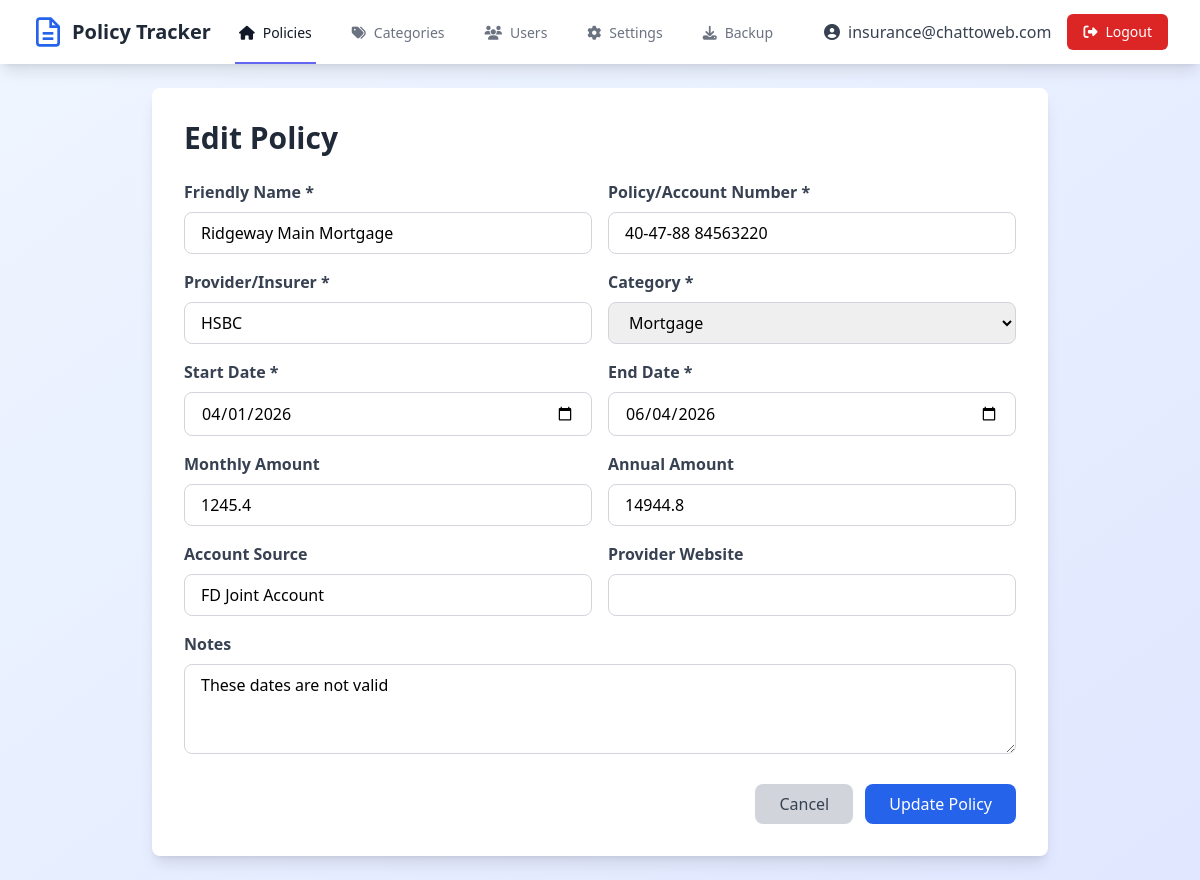
Page /edit/7 (signed in) on the committed database.
### tables this page shows
CREATE TABLE users
                 (id INTEGER PRIMARY KEY AUTOINCREMENT,
                  email TEXT UNIQUE NOT NULL,
                  password TEXT NOT NULL,
                  is_admin INTEGER DEFAULT 0,
                  enabled INTEGER DEFAULT 1,
                  created_at TIMESTAMP DEFAULT CURRENT_TIMESTAMP);

CREATE TABLE policies
                 (id INTEGER PRIMARY KEY AUTOINCREMENT,
                  friendly_name TEXT NOT NULL,
                  policy_number TEXT NOT NULL,
                  insurer TEXT NOT NULL,
                  category TEXT NOT NULL,
                  start_date TEXT NOT NULL,
                  end_date TEXT NOT NULL,
                  monthly_amount REAL,
                  annual_amount REAL,
                  account_source TEXT,
                  insurer_website TEXT,
                  notes TEXT,
                  created_at TIMESTAMP DEFAULT CURRENT_TIMESTAMP);

CREATE TABLE categories
                 (id INTEGER PRIMARY KEY AUTOINCREMENT,
                  name TEXT UNIQUE NOT NULL,
                  created_at TIMESTAMP DEFAULT CURRENT_TIMESTAMP);

### app.py (the view, shortened to what this page needs)
@app.route('/edit/<int:id>', methods=['GET', 'POST'])
@login_required
def edit_policy(id):
    conn = get_db()
    c = conn.cursor()
    c.execute("SELECT * FROM policies WHERE id=?", (id,))
    policy = c.fetchone()
    c.execute("SELECT name FROM categories ORDER BY name")
    categories = c.fetchall()
    conn.close()
    if not policy:
        flash('Policy not found.', 'error')
        return redirect(url_for('index'))
    return render_template('edit.html', policy=policy, categories=categories)

### app.py (called while the page is built)
def get_db():
    conn = sqlite3.connect(DB_PATH)
    conn.row_factory = sqlite3.Row
    return conn

@app.context_processor
def inject_now():
    return {'now': datetime.now()}

def login_required(f):
    @wraps(f)
    def decorated_function(*args, **kwargs):
        if 'user_id' not in session:
            flash('Please log in to access this page.', 'error')
            return redirect(url_for('login'))
        conn = get_db()
        c = conn.cursor()
        c.execute("SELECT enabled FROM users WHERE id = ?", (session['user_id'],))
        user = c.fetchone()
        conn.close()
        if not user or not user['enabled']:
            session.clear()
            flash('Your account has been disabled.', 'error')
            return redirect(url_for('login'))
        return f(*args, **kwargs)
    return decorated_function

### templates/edit.html (shortened to what this page needs)
{% extends "base.html" %}
{% block content %}
<div class="max-w-4xl mx-auto bg-white rounded-lg shadow-lg p-8">
    <h1 class="text-3xl font-bold text-gray-800 mb-6">Edit Policy</h1>
    <form method="POST">
        <div class="grid grid-cols-1 md:grid-cols-2 gap-4">
            <div>
                <label class="block text-gray-700 font-semibold mb-2">Friendly Name *</label>
                <input type="text" name="friendly_name" value="{{ policy.friendly_name }}" required
                       class="w-full px-4 py-2 border border-gray-300 rounded-lg focus:outline-none focus:ring-2 focus:ring-blue-500">
            </div>
            <div>
                <label class="block text-gray-700 font-semibold mb-2">Policy/Account Number *</label>
                <input type="text" name="policy_number" value="{{ policy.policy_number }}" required
                       class="w-full px-4 py-2 border border-gray-300 rounded-lg focus:outline-none focus:ring-2 focus:ring-blue-500">
            </div>
            <div>
                <label class="block text-gray-700 font-semibold mb-2">Provider/Insurer *</label>
                <input type="text" name="insurer" value="{{ policy.insurer }}" required
                       class="w-full px-4 py-2 border border-gray-300 rounded-lg focus:outline-none focus:ring-2 focus:ring-blue-500">
            </div>
            <div>
                <label class="block text-gray-700 font-semibold mb-2">Category *</label>
                <select name="category" required class="w-full px-4 py-2 border border-gray-300 rounded-lg focus:outline-none focus:ring-2 focus:ring-blue-500">
                    {% for category in categories %}
                    <option value="{{ category.name }}" {% if policy.category == category.name %}selected{% endif %}>{{ category.name }}</option>
                    {% endfor %}
                </select>
            </div>
            <div>
                <label class="block text-gray-700 font-semibold mb-2">Start Date *</label>
                <input type="date" name="start_date" value="{{ policy.start_date }}" required
                       class="w-full px-4 py-2 border border-gray-300 rounded-lg focus:outline-none focus:ring-2 focus:ring-blue-500">
            </div>
            <div>
                <label class="block text-gray-700 font-semibold mb-2">End Date *</label>
                <input type="date" name="end_date" value="{{ policy.end_date }}" required
                       class="w-full px-4 py-2 border border-gray-300 rounded-lg focus:outline-none focus:ring-2 focus:ring-blue-500">
            </div>
            <div>
                <label class="block text-gray-700 font-semibold mb-2">Monthly Amount</label>
                <input type="number" step="0.01" name="monthly_amount" id="monthly_amount" value="{{ policy.monthly_amount or '' }}"
                       onchange="calculateAnnual()"
                       class="w-full px-4 py-2 border border-gray-300 rounded-lg focus:outline-none focus:ring-2 focus:ring-blue-500">
            </div>
            <div>
                <label class="block text-gray-700 font-semibold mb-2">Annual Amount</label>
                <input type="number" step="0.01" name="annual_amount" id="annual_amount" value="{{ policy.annual_amount or '' }}"
                       onchange="calculateMonthly()"
                       class="w-full px-4 py-2 border border-gray-300 rounded-lg focus:outline-none focus:ring-2 focus:ring-blue-500">
            </div>
            <div>
                <label class="block text-gray-700 font-semibold mb-2">Account Source</label>
                <input type="text" name="account_source" value="{{ policy.account_source or '' }}"
                       class="w-full px-4 py-2 border border-gray-300 rounded-lg focus:outline-none focus:ring-2 focus:ring-blue-500">
            </div>
            <div>
                <label class="block text-gray-700 font-semibold mb-2">Provider Website</label>
                <input type="url" name="insurer_website" value="{{ policy.insurer_website or '' }}"
                       class="w-full px-4 py-2 border border-gray-300 rounded-lg focus:outline-none focus:ring-2 focus:ring-blue-500">
            </div>
            <div class="md:col-span-2">
                <label class="block text-gray-700 font-semibold mb-2">Notes</label>
                <textarea name="notes" rows="3"
                          class="w-full px-4 py-2 border border-gray-300 rounded-lg focus:outline-none focus:ring-2 focus:ring-blue-500">{{ policy.notes or '' }}</textarea>
            </div>
        </div>
        <div class="flex justify-end gap-3 mt-6">
            <a href="{{ url_for('index') }}"
               class="px-6 py-2 bg-gray-300 text-gray-700 rounded-lg hover:bg-gray-400 transition duration-200">
                Cancel
            </a>
            <button type="submit"
                    class="px-6 py-2 bg-blue-600 text-white rounded-lg hover:bg-blue-700 transition duration-200">
                Update Policy
            </button>
        </div>
    </form>
</div>
{% endblock %}

### templates/base.html (shortened to what this page needs)
<!DOCTYPE html>
<html lang="en">
<head>
    <script src="https://cdn.tailwindcss.com"></script>
    <link rel="stylesheet" href="https://cdnjs.cloudflare.com/ajax/libs/font-awesome/6.4.0/css/all.min.css">
</head>
<body class="bg-gradient-to-br from-blue-50 to-indigo-100 min-h-screen">
    {% if session.user_id %}
    <nav class="bg-white shadow-lg">
        <div class="max-w-7xl mx-auto px-4 sm:px-6 lg:px-8">
            <div class="flex justify-between h-16">
                <div class="flex">
                    <div class="flex-shrink-0 flex items-center">
                        <span class="ml-2 text-xl font-bold text-gray-800">Policy Tracker</span>
                    </div>
                    <div class="hidden sm:ml-6 sm:flex sm:space-x-8">
                        <a href="{{ url_for('index') }}" class="border-indigo-500 text-gray-900 inline-flex items-center px-1 pt-1 border-b-2 text-sm font-medium">
                            <i class="fas fa-home mr-2"></i>Policies
                        </a>
                        <a href="{{ url_for('manage_categories') }}" class="border-transparent text-gray-500 hover:border-gray-300 hover:text-gray-700 inline-flex items-center px-1 pt-1 border-b-2 text-sm font-medium">
                            <i class="fas fa-tags mr-2"></i>Categories
                        </a>
                        {% if session.is_admin %}
                        <a href="{{ url_for('users') }}" class="border-transparent text-gray-500 hover:border-gray-300 hover:text-gray-700 inline-flex items-center px-1 pt-1 border-b-2 text-sm font-medium">
                            <i class="fas fa-users mr-2"></i>Users
                        </a>
                        <a href="{{ url_for('settings') }}" class="border-transparent text-gray-500 hover:border-gray-300 hover:text-gray-700 inline-flex items-center px-1 pt-1 border-b-2 text-sm font-medium">
                            <i class="fas fa-cog mr-2"></i>Settings
                        </a>
                        <a href="{{ url_for('backup') }}" class="border-transparent text-gray-500 hover:border-gray-300 hover:text-gray-700 inline-flex items-center px-1 pt-1 border-b-2 text-sm font-medium">
                            <i class="fas fa-download mr-2"></i>Backup
                        </a>
                        {% endif %}
                    </div>
                </div>
                <div class="hidden sm:ml-6 sm:flex sm:items-center space-x-4">
                    <a href="{{ url_for('account') }}" class="text-gray-700 hover:text-gray-900">
                        <i class="fas fa-user-circle mr-2"></i>{{ session.email }}
                    </a>
                    <a href="{{ url_for('logout') }}" class="bg-red-600 text-white px-4 py-2 rounded-md text-sm font-medium hover:bg-red-700">
                        <i class="fas fa-sign-out-alt mr-2"></i>Logout
                    </a>
                </div>
            </div>
        </div>
    </nav>
    {% endif %}
    <div class="max-w-7xl mx-auto py-6 sm:px-6 lg:px-8">
        {% block content %}{% endblock %}
    </div>
</body>
</html>

### rows in the picture
users: email "insurance@chattoweb.com"
policies: friendly_name "Ridgeway Main Mortgage", policy_number "40-47-88 84563220", insurer "HSBC", category "Mortgage", start_date "04/01/2026", end_date "06/04/2026", monthly_amount "1245.4", annual_amount "14944.8", account_source "FD Joint Account", notes "These dates are not valid"
